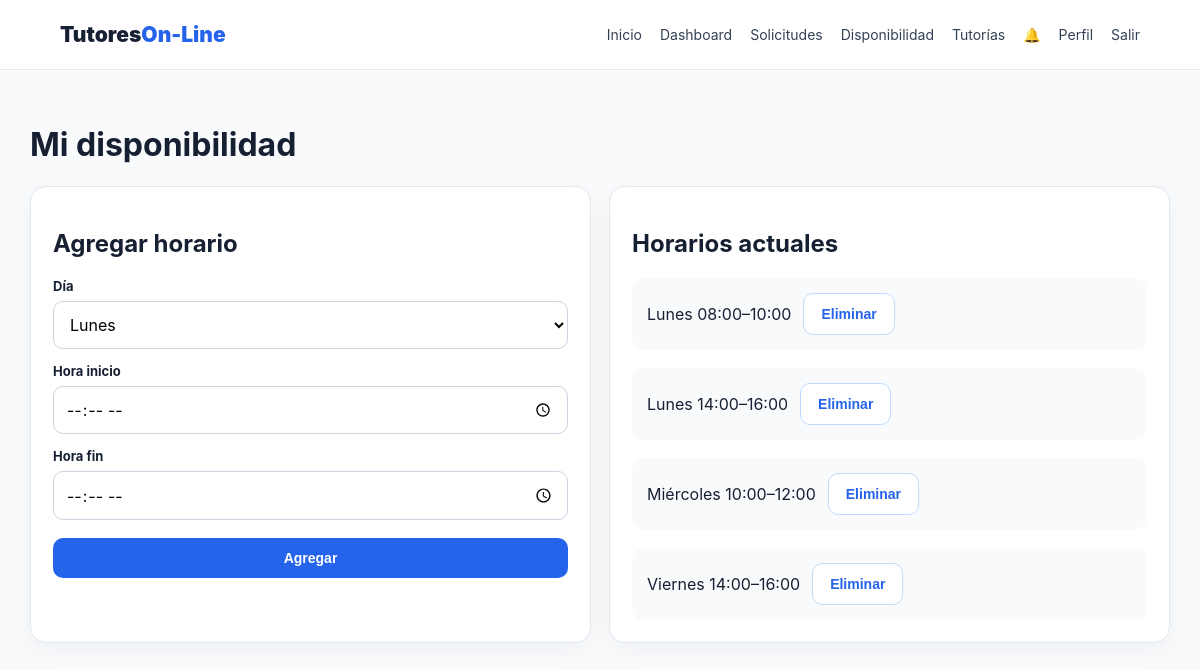
The app's page /disponibilidad (signed in) with its own data.
### tables this page shows
CREATE TABLE disponibilidad(id INTEGER PRIMARY KEY AUTOINCREMENT, tutor_id INTEGER NOT NULL,
      dia TEXT NOT NULL, hora_inicio TEXT NOT NULL, hora_fin TEXT NOT NULL,
      FOREIGN KEY(tutor_id) REFERENCES tutores(id) ON DELETE CASCADE);

### app.py (the view)
@app.route('/disponibilidad',methods=['GET','POST'])
@login_required
@role_required('tutor')
def disponibilidad():
    c=db(); me=c.execute('SELECT id FROM tutores WHERE usuario_id=?',(session['usuario_id'],)).fetchone()
    if request.method=='POST':
        c.execute('INSERT INTO disponibilidad(tutor_id,dia,hora_inicio,hora_fin) VALUES(?,?,?,?)',(me['id'],request.form['dia'],request.form['hora_inicio'],request.form['hora_fin'])); c.commit(); flash('Horario agregado.','success')
    rows=c.execute('SELECT * FROM disponibilidad WHERE tutor_id=? ORDER BY id',(me['id'],)).fetchall(); c.close(); return render_template('disponibilidad.html',slots=rows)

### app.py (called while the page is built)
def db():
    c = sqlite3.connect(DATABASE)
    c.row_factory = sqlite3.Row
    c.execute('PRAGMA foreign_keys = ON')
    return c

def login_required(f):
    @wraps(f)
    def wrap(*a,**kw):
        if not session.get('usuario_id'):
            flash('Debes iniciar sesión para continuar.','warning'); return redirect(url_for('login'))
        return f(*a,**kw)
    return wrap

def role_required(*roles):
    def deco(f):
        @wraps(f)
        def wrap(*a,**kw):
            if session.get('rol') not in roles:
                flash('No tienes permisos para acceder a esta sección.','danger'); return redirect(url_for('dashboard'))
            return f(*a,**kw)
        return wrap
    return deco

@app.context_processor
def inject_globals():
    count=0
    if session.get('usuario_id'):
        c=db(); count=c.execute('SELECT COUNT(*) FROM notificaciones WHERE usuario_id=? AND leida=0',(session['usuario_id'],)).fetchone()[0]; c.close()
    return {'notification_count':count, 'today':date.today().isoformat()}

### templates/disponibilidad.html
{% extends 'base.html' %}{% block title %}Disponibilidad{% endblock %}{% block content %}<h1>Mi disponibilidad</h1><div class="grid two"><div class="card"><h2>Agregar horario</h2><form method="post"><label>Día</label><select name="dia"><option>Lunes</option><option>Martes</option><option>Miércoles</option><option>Jueves</option><option>Viernes</option><option>Sábado</option></select><label>Hora inicio</label><input type="time" name="hora_inicio" required><label>Hora fin</label><input type="time" name="hora_fin" required><button class="btn primary full">Agregar</button></form></div><div class="card"><h2>Horarios actuales</h2>{% for s in slots %}<div class="mini"><span>{{s['dia']}} {{s['hora_inicio']}}–{{s['hora_fin']}}</span><form method="post" action="{{url_for('delete_slot',slot_id=s['id'])}}"><button class="btn secondary">Eliminar</button></form></div>{% else %}<p>No has agregado horarios.</p>{% endfor %}</div></div>{% endblock %}

### static/css/style.css (style rules this page uses)
* { box-sizing:border-box }
body { margin:0;font-family:Inter,Arial,sans-serif;background:#f8fafc;color:#172033 }
.navbtn,.btn.primary { background:#2563eb!important;color:#fff!important }
.btn { display:inline-block;padding:12px 17px;border:0;border-radius:10px;text-decoration:none;font-weight:700;cursor:pointer;font-size:14px }
.btn.secondary { background:#fff;border:1px solid #bfdbfe;color:#2563eb }
.card,.hero-card,.auth-card,.filter-box,.tutor-card,.stat,.searchbox { background:#fff;border:1px solid #e2e8f0;border-radius:16px;padding:22px;box-shadow:0 7px 24px #0f172a0b }
.mini { display:flex;gap:12px;align-items:center;background:#f8fafc;padding:15px;border-radius:12px;margin-top:18px }
.grid { display:grid;gap:18px }
.two { grid-template-columns:repeat(2,1fr) }
.auth-card label,.filter-box label,form label { display:block;font-weight:700;font-size:13px;margin:14px 0 7px }
input,select,textarea { width:100%;padding:12px;border:1px solid #cbd5e1;border-radius:10px;background:#fff;font:inherit }
.full { width:100%;margin-top:18px }

### records on screen
disponibilidad: dia "Lunes", hora_inicio "08:00", hora_fin "10:00"
disponibilidad: dia "Lunes", hora_inicio "14:00", hora_fin "16:00"
disponibilidad: dia "Miércoles", hora_inicio "10:00", hora_fin "12:00"
disponibilidad: dia "Viernes", hora_inicio "14:00", hora_fin "16:00"
